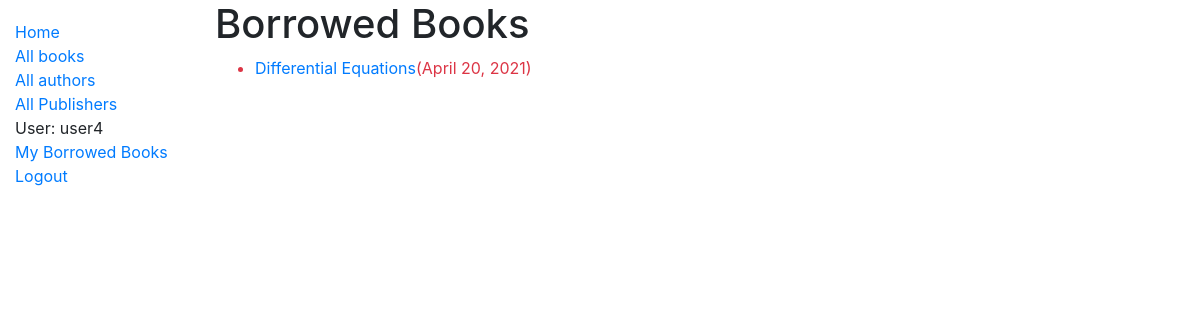
/catalog/mybooks/ (signed in), run on an earlier commit of the app's database.
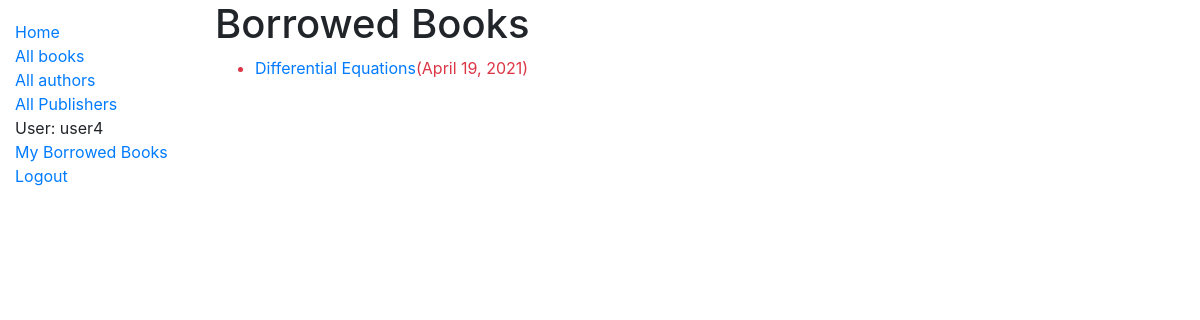
And on a later commit of the database.
### catalog/models.py (models this page shows, shortened)
class BookInstance(models.Model):
    id=models.UUIDField(primary_key=True, default=uuid.uuid4, help_text='Unique ID')
    book=models.ForeignKey('Book', on_delete=models.RESTRICT, null=True)
    due_back=models.DateField(null=True, blank=True)
    borrower=models.ForeignKey(User, on_delete=models.SET_NULL, null=True, blank=True)
    @property
    def is_overdue(self):
        if self.due_back and date.today()>self.due_back:
            return True
        return False
    LOAN_STATUS=(
        ('m','Maintenance'),
        ('o','on loan'),
        ('a', 'Available'),
        ('r', 'Reserved'),
    )
    status=models.CharField(
        max_length=1, choices=LOAN_STATUS, blank=True, default='m', help_text='Book availability',
    )
    class Meta:
        ordering=['due_back']
        permissions = (("can_mark_returned", "Set book as returned"),)

class Book(models.Model):
    title=models.CharField(max_length=200)
    author=models.ForeignKey('Author', on_delete=models.SET_NULL, null=True)
    language=models.ForeignKey('Language', on_delete=models.SET_NULL, null=True)
    summary=models.TextField(max_length=1000, help_text='Enter a brief description of the book')
    isbn=models.CharField('ISBN', max_length=13, unique=True, help_text='13 character <a href="https://www.isbn-international.org/content/what-isbn">ISBN number</a>')
    genre=models.ManyToManyField(Genre, help_text='Select a genre for this book')
    publisher=models.ForeignKey('Publisher', on_delete=models.SET_NULL, null=True)
    def display_genre(self):
        return ', '.join(genre.name for genre in self.genre.all()[:3])
    display_genre.short_description='Genre'

### catalog/views.py (the view)
# urls.py: path('mybooks/',views.LoanedBooksByUserListView.as_view(), name='my-borrowed'),
class LoanedBooksByUserListView(LoginRequiredMixin,generic.ListView):
    model=BookInstance
    template_name='catalog/bookinstance_list_borrowed_user.html'
    paginate_by=10
    def get_queryset(self):
        return BookInstance.objects.filter(borrower=self.request.user).filter(status__exact='o').order_by('due_back')

### catalog/templates/catalog/bookinstance_list_borrowed_user.html
{% extends "base_generic.html" %}
{% block content %}
    <h1>Borrowed Books</h1>
    {% if bookinstance_list %}
    <ul>
        {% for bookinst in bookinstance_list %}
        <li class="{% if bookinst.is_overdue %}text-danger{% endif %}">
            <a href="{% url 'book-detail' book_id.book.pk %}">{{bookinst.book.title}}</a>({{bookinst.due_back}})
        </li>
        {% endfor %}
    </ul>
    {% else %}
        <p>There are no books borrowed.</p>
    {% endif %}
{% endblock %}

What changed in the data, as far as the page shows it:
changed BookInstance "Differential Equations": due_back "April 20, 2021" → "April 19, 2021"
